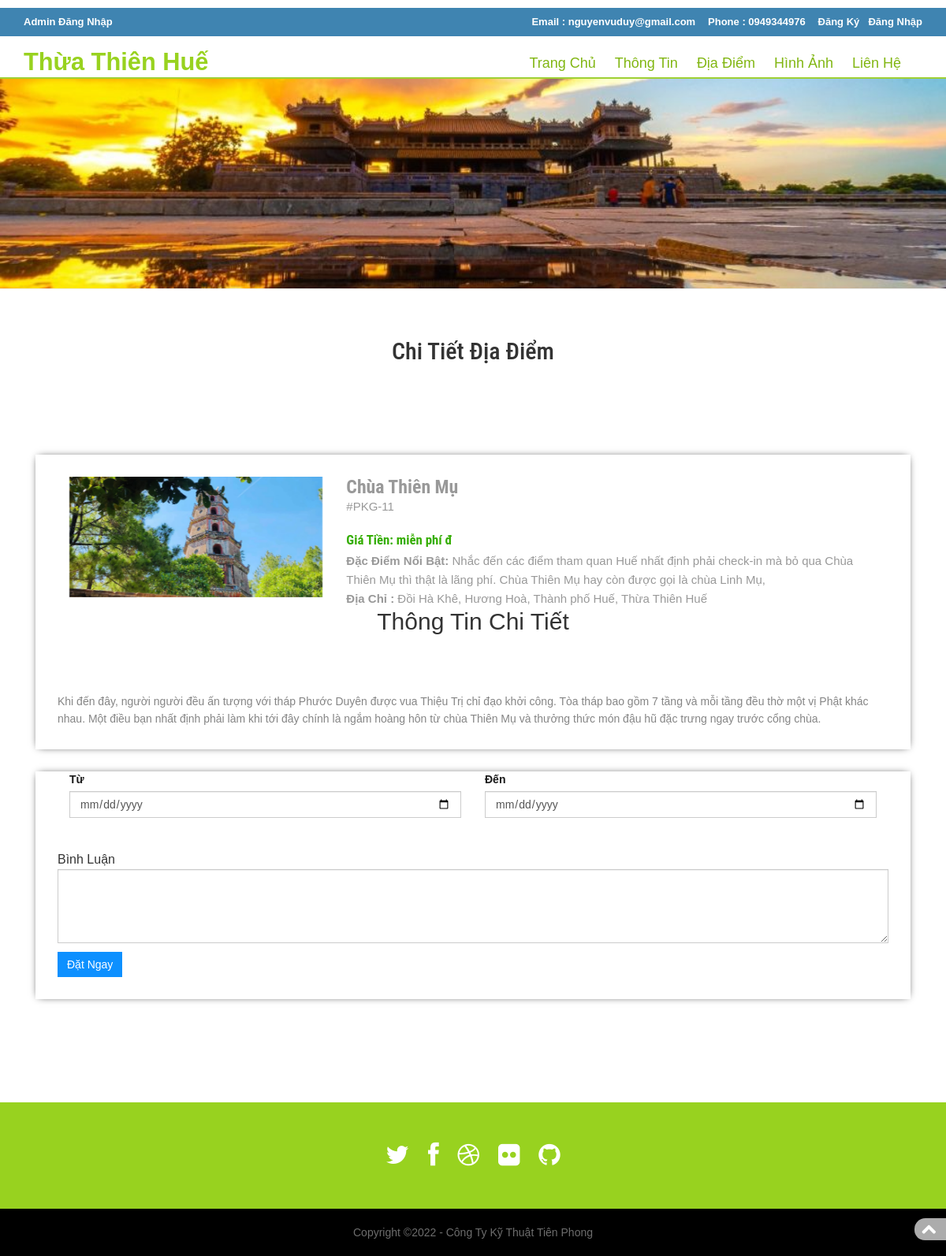
Page /package_details.php?pkgid=11 on the committed database.
### tables this page shows
CREATE TABLE `tbltourpackages` (
  `PackageId` int(11) NOT NULL,
  `PackageName` varchar(200) DEFAULT NULL,
  `PackageType` mediumtext DEFAULT NULL,
  `PackageLocation` varchar(10000) DEFAULT NULL,
  `PackagePrice` varchar(1100) DEFAULT NULL,
  `PackageFetures` varchar(255) DEFAULT NULL,
  `PackageDetails` mediumtext DEFAULT NULL,
  `PackageImage` varchar(100) DEFAULT NULL,
  `Creationdate` timestamp NULL DEFAULT current_timestamp(),
  `UpdationDate` timestamp NULL DEFAULT NULL ON UPDATE current_timestamp()
);

### package_details.php (the view, shortened to what this page needs)
<?php
include('includes/config.php');
?>
<!doctype html>
<html lang="vi"
<head>
	<link rel="stylesheet" href="css/bootstrap.min.css" />
	<link rel="stylesheet" type="text/css" href="css/isotope.css" media="screen" />
	<link rel="stylesheet" href="js/fancybox/jquery.fancybox.css" type="text/css" media="screen" />
	<link rel="stylesheet" type="text/css" href="css/da-slider.css" />
	<link href="js/owl-carousel/owl.carousel.css" rel="stylesheet">
	<link rel="stylesheet" href="css/styles.css" />
	<link href="assets/css/animate.css" rel="stylesheet" type="text/css" media="all">
	<link href="font/css/font-awesome.min.css" rel="stylesheet">
</head>
<body>
	<header class="header">
		<?php if($_SESSION['login'])
		{?>
			<div class="top-header">
				<div class="container">
					<ul class="tp-hd-lft wow fadeInLeft animated" data-wow-delay=".5s">
						<li class="hm"><a href="index.php"><i class="fa fa-home"></i></a></li>
						<li class="prnt"><a href="profile.php">Thông Tin Của Tôi</a></li>
						<li class="prnt"><a href="change_password.php">Đổi Mật Khẩu</a></li>
						<li class="prnt"><a href="tour_history.php">Lịch Sử Đặt Tour</a></li>
					</ul>
					<ul class="tp-hd-rgt wow fadeInRight animated" data-wow-delay=".5s">
						<li class="tol">Xin Chào :</li>
						<li class="sig"><?php echo htmlentities($_SESSION['login']);?></li>
						<li class="sigi"><a href="logout.php" >/ Đăng Xuất</a></li>
					</ul>
					<div class="clearfix"></div>
				</div>
			</div>
			<?php
		} else
		{
			?>
			<div class="top-header">
				<div class="container">
					<ul class="tp-hd-lft wow fadeInLeft animated" data-wow-delay=".5s">
						<li class="hm"><a href="admin/index.php">Admin Đăng Nhập</a></li>
					</ul>
					<ul class="tp-hd-rgt wow fadeInRight animated" data-wow-delay=".5s">
 					<li class="tol">Email : nguyenvuduy@gmail.com</li>
 					<li class="tol">Phone : 0949344976</li>
 					<li class="sig"><a href="#" data-toggle="modal" data-target="#myModal" >Đăng Ký</a></li>
 					<li class="sigi"><a href="#" data-toggle="modal" data-target="#myModal4" >&nbsp; Đăng Nhập</a></li>
					</ul>
					<div class="clearfix"></div>
				</div>
			</div>
			<?php
		}?>
		<div class="container">
			<nav class="navbar navbar-inverse" role="navigation">
				<div class="navbar-header adeInDown animated animated" data-wow-delay=".5s" style="visibility: visible; animation-delay: 0.5s; animation-name: fadeInDown;">
					<a href="#" class="navbar-brand scroll-top logo"><b>Thừa Thiên Huế</b></a>
				</div>
				<div id="main-nav" class="collapse navbar-collapse adeInDown animated animated" data-wow-delay=".5s" style="visibility: visible; animation-delay: 0.5s; animation-name: fadeInDown;">
					<ul class="nav navbar-nav" id="mainNav">
						<li ><a href="index.php" class="scroll-link">Trang Chủ</a></li>
						<li><a href="index.php" class="scroll-link">Thông Tin </a></li>
						<li><a href="index.php" class="scroll-link">Địa Điểm</a></li>
						<li><a href="index.php" class="scroll-link">Hình Ảnh</a></li>
						<li><a href="index.php" class="scroll-link">Liên Hệ</a></li>
					</ul>
				</div>
			</nav>
		</div>
	</header>
	<section id="home">
		<div class="banner-container" style="height: 300px;">
			<div class="container banner-content">
				<div id="da-slider" class="da-slider">
					<div class="da-slide">
					</div>
				</div>
			</div>
		</div>
	</section>
	<section id="packages" class="secPad">
		<div class="container">
			<div class="heading text-center">
				<h2>Chi Tiết Địa Điểm</h2>
			</div>
			<div class="selectroom">
				<div class="container">
					<?php
					$pid=intval($_GET['pkgid']);
					$sql = "SELECT * from tbltourpackages where PackageId=:pid";
					$query = $dbh->prepare($sql);
					$query -> bindParam(':pid', $pid, PDO::PARAM_STR);
					$query->execute();
					$results=$query->fetchAll(PDO::FETCH_OBJ);
					if($query->rowCount() > 0)
					{
						foreach($results as $result)
						{
							?>
							<div class="selectroom_top">
								<div class="col-md-4 selectroom_left wow fadeInLeft animated" data-wow-delay=".5s">
									<img src="admin/pacakgeimages/<?php echo htmlentities($result->PackageImage);?>" class="img-responsive" alt="">
								</div>
								<div class="col-md-8 selectroom_right wow fadeInRight animated" data-wow-delay=".5s">
									<h2><?php echo htmlentities($result->PackageName);?></h2>
									<p class="dow">#PKG-<?php echo htmlentities($result->PackageId);?></p>
									<h4>Giá Tiền:   <?php echo htmlentities($result->PackagePrice);?> đ </h4>
									<p><b>            Đặc Điểm Nổi Bật:</b> <?php echo htmlentities($result->PackageType);?></p>
									<p><b>Địa Chỉ :</b> <?php echo htmlentities($result->PackageLocation);?></p>
								</div>
								<h2><center>Thông Tin Chi Tiết <center></h2>
								<p style="padding-top: 7%"><?php echo htmlentities($result->PackageDetails);?> </p>
							</div>
							<form name="book" method="post">
								<div class="selectroom_top">
									<div class="selectroom-info animated wow fadeInUp animated" data-wow-duration="1200ms" data-wow-delay="5000ms" style="visibility: visible; animation-duration: 1200ms; animation-delay: 500ms; animation-name: fadeInUp; margin-top: -70px">
										<div class="ban-bottom">
											<div class=" col-md-6 mr-2 ">
												<label class="inputLabel">Từ </label>
												<input class="form-control" id="datepicker" type="date" placeholder="dd-mm-yyyy"  name="fromdate" required="">
											</div>
											<div class=" col-md-6">
												<label class="inputLabel">Đến</label>
												<input class="form-control" id="datepicker1" type="date" placeholder="dd-mm-yyyy" name="todate" required="">
											</div>
										</div>
										<ul>
											<li class="spe">
												<label class="inputLabel">Bình Luận</label>
												<textarea  class="form-control" rows="4" cols="4" type="text" name="comment" required=""></textarea>
											</li>
											<?php if($_SESSION['login'])
											{?>
												<li class="spe" align="center">
													<button type="submit" name="submit2" class="btn-primary btn">Đặt Ngay</button>
												</li>
												<?php
											} else {?>
												<li class="sigi" align="center" style="margin-top: 1%">
													<a href="#" data-toggle="modal" data-target="#myModal4"  class="btn-primary btn" > Đặt	Ngay</a>
												</li>
												<?php
											} ?>
										</ul>
									</div>
								</div>
							</form>
							<?php
						}
					} ?>
				</div>
			</div>
		</div>
	</section>
	<a href="#top" class="topHome"><i class="fa fa-chevron-up fa-2x"></i></a>
	<?php include('includes/footer.php');?>
</body>
</html>

### css/da-slider.css (style rules this page uses)
.da-slider { width: 100%; min-width: 520px; height: 500px; position: relative; margin: 4% auto; overflow: hidden; -webkit-transition: background-position 1s ease-out 0.3s; -moz-transition: background-position 1s ease-out 0.3s; -o-transition: background-position 1s ease-out 0.3s; -ms-transition: background-position 1s ease-out 0.3s; transition: background-position 1s ease-out 0.3s; }
.da-slide { position: absolute; width: 100%; height: 100%; top: 0px; left: 0px; text-align: left; }

### rows in the picture
tbltourpackages: PackageImage (picture), PackageName "Chùa Thiên Mụ", PackageId "11", PackagePrice "miễn phí", PackageType "Nhắc đến các điểm tham quan Huế nhất định phải check-in mà bỏ qua Chùa Thiên Mụ thì thật là lãng phí. Chùa Thiên Mụ hay còn được gọi là chùa Linh Mụ,", PackageLocation "Đồi Hà Khê, Hương Hoà, Thành phố Huế, Thừa Thiên Huế", PackageDetails "Khi đến đây, người người đều ấn tượng với tháp Phước Duyên được vua Thiệu Trị chỉ đạo khởi công. Tòa tháp bao gồm 7 tầng và mỗi tầng đều thờ một vị Phật khác nhau. Một điều bạn nhất định phải làm khi tới đây chính là ngắm hoàng hôn từ chùa Thiên Mụ và thưởng thức món đậu hũ đặc trưng ngay trước cổng chùa."
